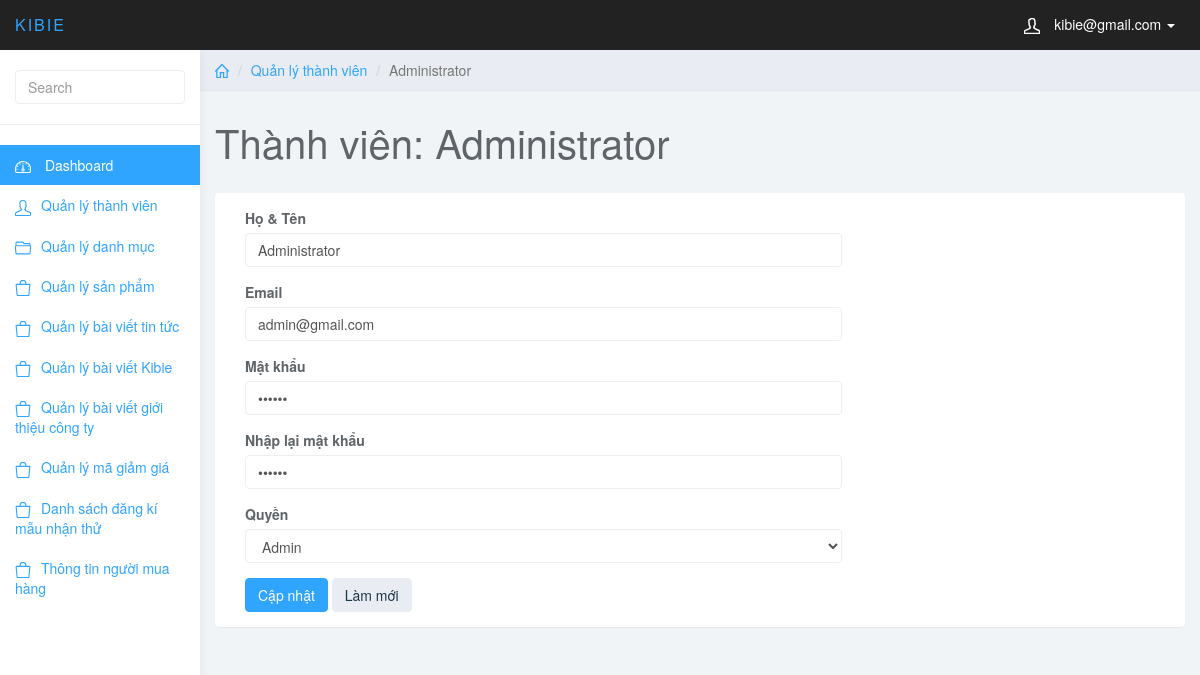
/admin/index.php?page_layout=edit_user&user_id=2 (signed in), run on the app's committed database.
### tables this page shows
CREATE TABLE `user` (
  `user_id` int(11) NOT NULL,
  `user_full` varchar(255) NOT NULL,
  `user_mail` varchar(255) NOT NULL,
  `user_pass` varchar(255) NOT NULL,
  `user_level` int(1) NOT NULL
);

### admin/edit_user.php (the view, shortened to what this page needs)
<?php
$user_id = $_GET['user_id'];
$sql = "SELECT * FROM user
		WHERE user_id = $user_id";
$query = mysqli_query($conn, $sql);
$row = mysqli_fetch_array($query);
?>
<div class="col-sm-9 col-sm-offset-3 col-lg-10 col-lg-offset-2 main">
    <div class="row">
        <ol class="breadcrumb">
            <li><a href="#"><svg class="glyph stroked home"><use xlink:href="#stroked-home"></use></svg></a></li>
            <li><a href="">Quản lý thành viên</a></li>
            <li class="active"><?php echo $row['user_full'];?></li>
        </ol>
    </div>
    <div class="row">
        <div class="col-lg-12">
            <h1 class="page-header">Thành viên: <?php echo $row['user_full'];?></h1>
        </div>
    </div>
    <div class="row">
            <div class="col-lg-12">
                <div class="panel panel-default">
                    <div class="panel-body">
                        <div class="col-md-8">
                            <form role="form" method="post">
                                <div class="form-group">
                                    <label>Họ & Tên</label>
                                    <input type="text" name="user_full" required class="form-control" value="<?php echo $row['user_full'];?>" placeholder="">
                                </div>
                                <div class="form-group">
                                    <label>Email</label>
                                    <input type="text" name="user_mail" required value="<?php echo $row['user_mail'];?>" class="form-control">
                                </div>
                                <div class="form-group">
                                    <label>Mật khẩu</label>
                                    <input type="password" name="user_pass" required value="<?php echo $row['user_pass'];?>"  class="form-control">
                                </div>
                                <div class="form-group">
                                    <label>Nhập lại mật khẩu</label>
                                    <input type="password" name="user_re_pass" required value="<?php echo $row['user_pass'];?>"  class="form-control">
                                </div>
                                <div class="form-group">
                                    <label>Quyền</label>
                                    <select name="user_level" class="form-control">
                                        <option value=1 <?php if($row['user_level'] == 1){echo 'selected';}?>>Admin</option>
                                    </select>
                                </div>
                                <button type="submit" name="sbm" class="btn btn-primary">Cập nhật</button>
                                <button type="reset" class="btn btn-default">Làm mới</button>
                            </div>
                    </div>
                </div>
            </div>
        </div>
</div>

### admin/css/styles.css (style rules this page uses)
body { background: #f1f4f7; padding-top: 50px; color: #5f6468; }
a, a:hover, a:focus { color: #30a5ff; }
h1, h2, h3, h4, h5, h6 { color: #5f6468; }
h1 { font-weight: 300; font-size: 40px; }
.form-control { border: 1px solid #eee; box-shadow: none; }
.btn-default, .btn-default:hover, .btn-default:focus, .btn-default:active, .btn-default.active, .open > .dropdown-toggle.btn-default, .btn-default.disabled, .btn-default[disabled], fieldset[disabled] .btn-default, .btn-default.disabled:hover, .btn-default[disabled]:hover, fieldset[disabled] .btn-default:hover, .btn-default.disabled:focus, .btn-default[disabled]:focus, fieldset[disabled] .btn-default:focus, .btn-default.disabled:active, .btn-default[disabled]:active, fieldset[disabled] .btn-default:active, .btn-default.disabled.active, .btn-default[disabled].active, fieldset[disabled] .btn-default.active { background-color: #e9ecf2; border-color: #e9ecf2; color: #1b3548; }
.btn-primary, .btn-primary:hover, .btn-primary:focus, .btn-primary:active, .btn-primary.active, .open > .dropdown-toggle.btn-primary, .btn-primary.disabled, .btn-primary[disabled], fieldset[disabled] .btn-primary, .btn-primary.disabled:hover, .btn-primary[disabled]:hover, fieldset[disabled] .btn-primary:hover, .btn-primary.disabled:focus, .btn-primary[disabled]:focus, fieldset[disabled] .btn-primary:focus, .btn-primary.disabled:active, .btn-primary[disabled]:active, fieldset[disabled] .btn-primary:active, .btn-primary.disabled.active, .btn-primary[disabled].active, fieldset[disabled] .btn-primary.active { background-color: #30a5ff; border-color: #30a5ff; }
.panel { border: 0; }
.breadcrumb { border-radius: 0; padding: 10px 15px; background: #e9ecf2; box-shadow: 0 1px 1px rgba(0, 0, 0, .05); margin: 0 ; }
h1.page-header { margin-top: 30px; border-bottom: 0; }
.breadcrumb .glyph { height: 14px; width: 14px; margin: -2px 0 0 0; stroke-width: 4px; }

### data on the page
user: user_full "Administrator", user_mail "admin@gmail.com", user_level "Admin"

### other printed values
$_SESSION['mail'] "kibie@gmail.com"
